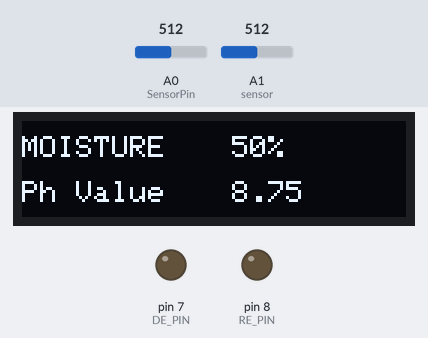
A sketch run on a simulated Arduino Mega 2560, built with avr-gcc and run on an emulated ATmega2560. Shown: 128×32 one-colour display, output pins drawn as LEDs (lit = HIGH). The test bench sets the inputs (shaded band); at power-on: A0 (SensorPin) = 512, A1 (sensor) = 512. The modem accepts every AT command (registered, SIM ready, sends succeed) and sends nothing else; what the sketch prints to the serial monitor is not drawn.

Above: at 6.8 s.
6.9 s: A0 (SensorPin) set to 716
At 20.8 s:
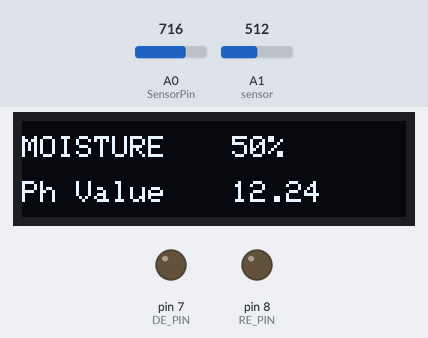
20.9 s: A1 (sensor) set to 716
At 35.2 s:
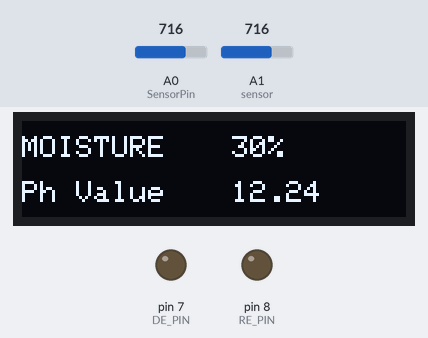
Timing chart, 0 to 36.7 s (numbered marks = the images above; inputs shaded):
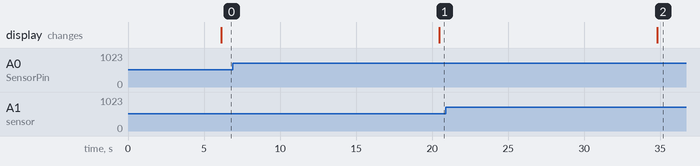

The sketch:

sketctyrdh_dec11a.ino
```cpp
#include <ModbusMaster.h>
#include <SoftwareSerial.h>
#include <SPI.h>
#include <Wire.h>
#include <Adafruit_GFX.h>
#include <Adafruit_SSD1306.h>

const int RO_PIN = 10;
const int DI_PIN = 11;
const int RE_PIN = 8;
const int DE_PIN = 7;

// GSM Module configuration
const int GSM_RX_PIN = 18; // Use any available RX pin on Mega
const int GSM_TX_PIN = 19; // Use any available TX pin on Mega
SoftwareSerial gsmSerial(GSM_RX_PIN, GSM_TX_PIN); // RX, TX

//////////
#define sensor A1            // soil moisture sensor analog pin
#define SensorPin 0          // Ph sensor analog pin
unsigned long int avgValue;  // Store the average value of the sensor feedback
float b,phValue;
int buf[10], temp,value,percent;

SoftwareSerial swSerial(RO_PIN, DI_PIN); // Receive (data in) pin, Transmit (data out) pin
ModbusMaster node;

// OLED display configuration
#define SCREEN_WIDTH 128
#define SCREEN_HEIGHT 32
#define OLED_RESET -1 // Reset pin not used with this display
#define OLED_ADDRESS 0x3C // Replace with your OLED display's I2C address

Adafruit_SSD1306 display(SCREEN_WIDTH, SCREEN_HEIGHT, &Wire, OLED_RESET);

// Put the MAX485 into transmit mode
void preTransmission() {
  digitalWrite(RE_PIN, 1);
  digitalWrite(DE_PIN, 1);
}

// Put the MAX485 into receive mode
void postTransmission() {
  digitalWrite(RE_PIN, 0);
  digitalWrite(DE_PIN, 0);
}

void setup() {
  Serial.begin(9600);

  // configure the MAX485 RE & DE control signals and enable receive mode
  pinMode(RE_PIN, OUTPUT);
  pinMode(DE_PIN, OUTPUT);
  digitalWrite(DE_PIN, 0);
  digitalWrite(RE_PIN, 0);

  // Modbus communication runs at 9600 baud
  swSerial.begin(9600); // Use SoftwareSerial for NPK sensor

  // Modbus slave ID of NPK sensor is 1
  node.begin(1, swSerial);

  // Callbacks to allow us to set the RS485 Tx/Rx direction
  node.preTransmission(preTransmission);
  node.postTransmission(postTransmission);

  // Initialize the GSM module
  gsmSerial.begin(9600);

  // Initialize the OLED display
  if (!display.begin(SSD1306_SWITCHCAPVCC, OLED_ADDRESS)) {
    Serial.println(F("SSD1306 allocation failed"));
    while (true);
  }

  display.clearDisplay();
  display.setTextSize(1);
  display.setTextColor(SSD1306_WHITE);
}

void loop() {

uint8_t result;

  // remove any characters from the receive buffer
  // ask for 3x 16-bit words starting at register address 0x0000
  result = node.readHoldingRegisters(0x0000, 3);

  if (result == node.ku8MBSuccess) {
    // Clear display
    display.clearDisplay();

    // Print sensor readings on the OLED display
    display.setCursor(0, 0);
    display.print("N: ");
    display.print(node.getResponseBuffer(0) * 10);
    display.println(" mg/kg");

    display.setCursor(0, 10);
    display.print("P: ");
    display.print(node.getResponseBuffer(1) * 10);
    display.println(" mg/kg");

    display.setCursor(0, 20);
    display.print("K: ");
    display.print(node.getResponseBuffer(2) * 10);
    display.println(" mg/kg");

    // Display the updated content
    display.display();
  } else {
    printModbusError(result);
  }

  delay(4000);

  //////////   data for ph sensor

  for (int i = 0; i < 10; i++) {
    buf[i] = analogRead(SensorPin);
    delay(10);
  }
  for (int i = 0; i < 9; i++) {
    for (int j = i + 1; j < 10; j++) {
      if (buf[i] > buf[j]) {
        temp = buf[i];
        buf[i] = buf[j];
        buf[j] = temp;
      }
    }
  }
  avgValue = 0;
  for (int i = 2; i < 8; i++)
    avgValue += buf[i];
  phValue = (float)avgValue * 5.0 / 1024 / 6;
  phValue = 3.5 * phValue;

  // Display pH data on OLED
  display.clearDisplay();
  display.setTextSize(1);
  display.setCursor(0, 20);
  display.println("Ph Value");

  display.setTextSize(1);
  display.setCursor(70, 20);
  display.print(phValue);

  value = analogRead(sensor);
   percent = map(value, 1024, 0, 0, 100);
  display.setTextSize(1);
  display.setTextColor(WHITE);
  display.setCursor(0, 5);
  display.println("MOISTURE");
  display.setCursor(70, 5);
  display.print(percent);
  display.print("%");
  display.display();

  delay(4000);

  // Read GSM module data and send to a mobile number
  readAndSendGSMData();
}

void readAndSendGSMData() {
  // Assuming you have functions to read data from sensors and format it for GSM
  // Modify the following lines according to your actual requirements

  // // For example, reading data from sensors
  // float temperature = 25.5;
  // int humidity = 50;

  // Format the message
  String message = "N: " + String(node.getResponseBuffer(0) * 10) + " mg/kg\n";
  message += "P: " + String(node.getResponseBuffer(1) * 10) + " mg/kg\n";
  message += "K: " + String(node.getResponseBuffer(2) * 10) + " mg/kg\n";
  message += "Ph: " + String(phValue) + "\n";
message += "Moisture: " + String(percent) + "%\n";

  // Send the message
  sendSMS(message);
}

void sendSMS(String message) {
  // Replace with the actual phone number you want to send the SMS to
  String phoneNumber = "+919818856542";

  // Clear any previous incoming data
  while (gsmSerial.available() > 0) {
    gsmSerial.read();
  }

  // Send AT commands to set up SMS mode
  gsmSerial.println("AT");
  delay(1000);
  gsmSerial.println("AT+CMGF=1"); // Set SMS mode to text
  delay(1000);
  gsmSerial.print("AT+CMGS=\"");
  gsmSerial.print(phoneNumber);
  gsmSerial.println("\"");
  delay(1000);
  gsmSerial.print(message);
  Serial.println("send");
  delay(100);
  gsmSerial.write(26); // Ctrl+Z to indicate the end of the message
  delay(1000);
}

//print out the error received from the Modbus library
void printModbusError( uint8_t errNum )
{
  switch ( errNum ) {
    case node.ku8MBSuccess:
      Serial.println(F("Success"));
      break;
    case node.ku8MBIllegalFunction:
      Serial.println(F("Illegal Function Exception"));
      break;
    case node.ku8MBIllegalDataAddress:
      Serial.println(F("Illegal Data Address Exception"));
      break;
    case node.ku8MBIllegalDataValue:
      Serial.println(F("Illegal Data Value Exception"));
      break;
    case node.ku8MBSlaveDeviceFailure:
      Serial.println(F("Slave Device Failure"));
      break;
    case node.ku8MBInvalidSlaveID:
      Serial.println(F("Invalid Slave ID"));
      break;
    case node.ku8MBInvalidFunction:
      Serial.println(F("Invalid Function"));
      break;
    case node.ku8MBResponseTimedOut:
      Serial.println(F("Response Timed Out"));
      break;
    case node.ku8MBInvalidCRC:
      Serial.println(F("Invalid CRC"));
      break;
    default:
      Serial.println(F("Unknown Error"));
      break;
  }
} 
```

Measured:
- after the input at 6.9 s, the display: changes after 13.6 s (image 1)
- after the input at 20.9 s, the display: changes after 13.9 s (image 2)
